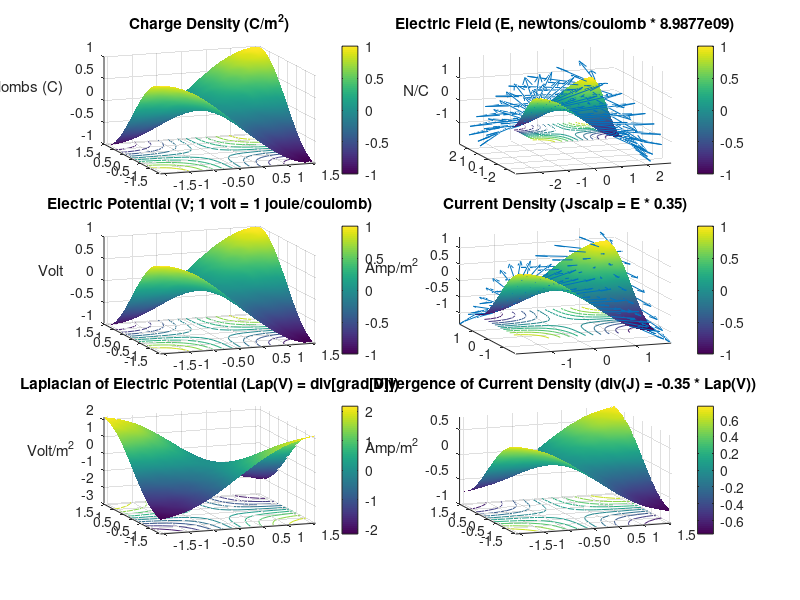
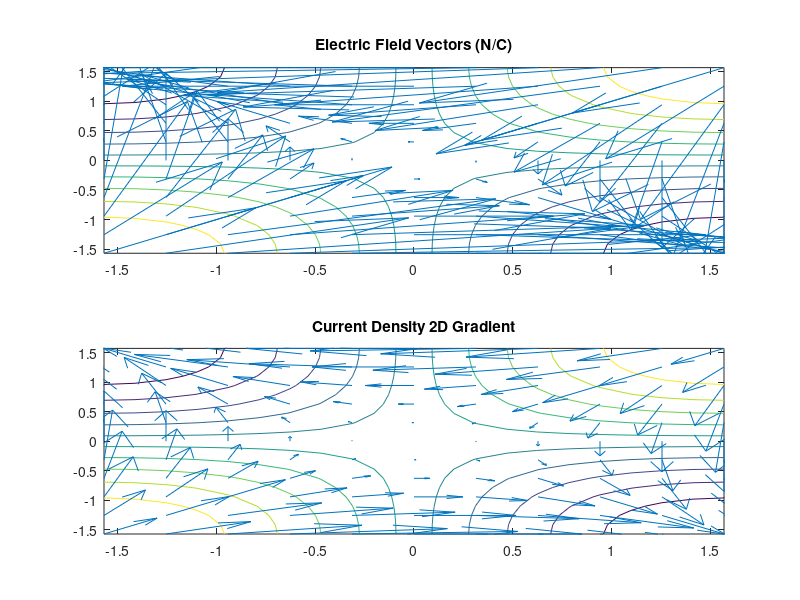

Source code (MATLAB) for these figures, in order:
% eeg_lap_test_script - explore the vector calculus of scalp current density.
% 
%   It starts with a potential field (ie, scalp voltage),
%   which is a scalar field in x,y.
%
%   We then calculate the first directional derivative, called
%   the gradient.  This is a vector field with unit magnitude and
%   direction of greatest incline of the potential field (ie,
%   all vectors are directed away from a negative potential peak 
%   and toward a positive potential peak).  
%
%   The next step is to calculate the current density vector.  This
%   depends on the conductivity (sigma) of the material from which the
%   potential field is measured, given by:
%
%   current density =  -sigma * grad(v)
%
%   Lets assume the scalp potential is measured from a scalp 
%   with constant conductivity and a good estimate of this value 
%   is 0.35 Siemens/m (0.035 Siemens/cm).  Given a gradient of the
%   potential field over meters, we have the following:
%
%   scalp current density = -0.35 * grad(v)
%
%   The next step is to calculate the divergence of the gradient 
%   vector.  This is a scalar field that indicates the amount of 
%   expansion (+ve) or contraction (-ve) in the direction of the 
%   gradient field.
%
%   div( scalp current density ) = -0.35 * div( grad(v) )
%
%   Mathematically, this step is performed with the Laplacian
%   operator (del^2).  The Laplacian is equivalent to the divergence
%   of the gradient - expressed as:
%
%   div( grad(v) )     or     del . del(v)     or     del^2(v)
%
%   However, for a Guassian scalp surface, with no current sources/sinks,
%   the divergence of the gradient is zero, because no current can
%   be conducted along a scalp normal direction from the scalp into the 
%   air.
%
%   To solve this problem we need the sum of the partial derivates of
%   scalp potential in x and y (tangential components).
%
%%%%%%%%%%%%%%%%%%%%%%%%%%%%%%%%%%%%%%%%%%%%%%%%%%%%%%%%%%%%%%%%%%%%%%%%%%%%

clear; close all;

SHADE = 'interp'; % FLAT, INTERP, {FACETED}
VIEW = [-20,20];

rot = 0; % Zaxis label rotation
align = 'right';

fig1 = figure('Position',[10 10 1200 900]), rotate3d;
sub11 = subplot(3,2,1); sub12 = subplot(3,2,2); sub13 = subplot(3,2,3); 
sub14 = subplot(3,2,4); sub15 = subplot(3,2,5); sub16 = subplot(3,2,6);

fig2 = figure('Position',[500 100 500 800]);
sub21 = subplot(2,1,1); sub22 = subplot(2,1,2);

%   A scalar potential field in x,y is any function f(x,y), eg:

    MIN = -pi/2; MAX = pi/2; grid = pi/10;
    [x,y] = meshgrid(MIN:grid:MAX);    r = x.^2 + y.^2;
    
    %   Model a charge distributions
    Q1 = sin(x);    Q2 = sin(y);    z = (Q1 .* Q2);
    % cubic spline interpolation of charge density rho(x,y)
    zi = interp2(z,1,'cubic');    xi = linspace(MIN,MAX,size(zi,1));    yi = xi;
    
    figure(fig1); subplot(sub11); surfc(xi,yi,zi), shading (SHADE), hold on, colorbar, view(VIEW);
    title 'Charge Density (C/m^2)', zlabel('coulombs (C)','Rotation',rot,'HorizontalAlignment',align), axis tight
    
% Electric Field Strength
    
    %e0 = 8.854E-12;           % permittivity of free space
    %k = 1 / (4 * pi * e0);    % permittivity constant (8.9877e+009)
    
    [u,v,en] = surfnorm(x,y,z);      % 3D surface normals
    en = en.*z.*r;                % orient normal in direction of charge & scale by distance
    
    [ex,ey] = gradient(-z,grid,grid);   % electric field, gradient of -charge (del[-z])
    ex = ex.*r;                      % scale ex component by distance
    ey = ey.*r;                      % scale ey component by distance
    
    figure(fig1); subplot(sub12); surfc(xi,yi,zi), shading (SHADE), hold on, colorbar, view(VIEW)
    title 'Electric Field (E, newtons/coulomb * 8.9877e09)', zlabel('N/C','Rotation',rot,'HorizontalAlignment',align)
    quiver3(x,y,z,ex,ey,en,0), axis tight
    
    figure(fig2); subplot(sub21); contour(xi,yi,zi), hold on, quiver(x,y,ex,ey,0), hold off
    title 'Electric Field Vectors (N/C)'
    
%   Electric potential (volts = joules/coulomb) is proportional to minus Electric Field Strength
%   and equivalent to the charge density in free space
    
    figure(fig1); subplot(sub13); surfc(xi,yi,zi), shading (SHADE), hold on, colorbar, view(VIEW);
    title 'Electric Potential (V; 1 volt = 1 joule/coulomb)', axis tight
    zlabel('Volt','Rotation',rot,'HorizontalAlignment',align)
    
    
% Current Density = Conductivity * Electric Field Strength

    % For a material conducting medium, current density is equal to
    % electric field strength multiplied by conductivity (sigma = 1/resistivity).
    
    sigma = 0.35;    % conductivity of human scalp tissues
    
    cdx = ex.*sigma; % scale ex component by conductivity
    cdy = ey.*sigma; % scale ey component by conductivity
    cdn = en.*sigma; % scale en component by conductivity
    
    figure(fig1); subplot(sub14); surfc(xi,yi,zi), shading (SHADE), hold on, colorbar, view(VIEW)
    title 'Current Density (Jscalp = E * 0.35)', zlabel('Amp/m^2','Rotation',rot,'HorizontalAlignment',align)
    quiver3(x,y,z,cdx,cdy,cdn,0), axis tight
    
    figure(fig2); subplot(sub22); contour(xi,yi,zi), hold on, quiver(x,y,cdx,cdy,0), hold off
    title 'Current Density 2D Gradient'
    
%   The Laplacian of a scalar field, eg electric potential (voltage)
    
    lap = 4*del2(z,grid,grid);            			% Hjorth, nearest neighbour Laplacian
    lapi = interp2(lap,1,'cubic');
    
    figure(fig1); subplot(sub15); surfc(xi,yi,lapi), shading (SHADE), colorbar, axis tight, view(VIEW)
    title 'Laplacian of Electric Potential (Lap(V) = div[grad[V]])'
    zlabel('Volt/m^2','Rotation',rot,'HorizontalAlignment',align);
    
    %figure('Name','Potential, Coloured by Laplacian','Position',[650 10 600 400])
    %surfc(xi,yi,zi,lapi), shading (SHADE), colorbar, axis tight, view(VIEW)
    
%   The divergence of the current density; Div(Current Density) = - conductivity * Laplacian(voltage)
    
    scdi = -0.35 * lapi;
    
    figure(fig1); subplot(sub16); surfc(xi,yi,scdi), shading (SHADE), colorbar, axis tight, view(VIEW)
    title 'Divergence of Current Density (div(J) = -0.35 * Lap(V))', 
    zlabel('Amp/m^2','Rotation',rot,'HorizontalAlignment',align);
